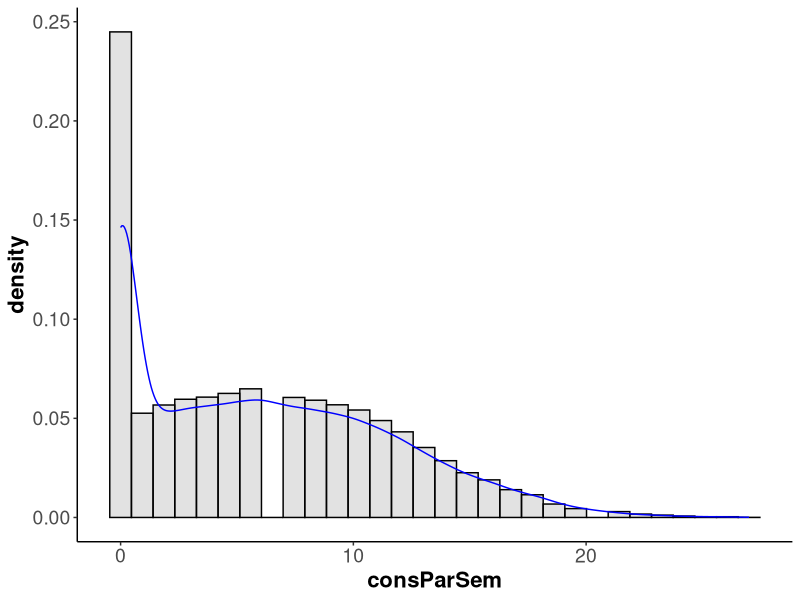

Source code (R):
## ---- chunk 1
options(scipen = 1, digits=3)
library(knitr)
opts_chunk$set(warning = FALSE, message = FALSE, error = FALSE)
## ---- chunk 2
library(broom)
library(ggplot2)
library(MASS)
library(doBy)
dd <- read.csv("did.csv")
## ---- chunk 3


## Un fonction pour calculer la moyenne, la déviance standard, et la nombre individu
sumFun <- function(x, ...){
  c(m=mean(x, ...), Stand_Dev=sd(x, ...))}

### Nombre de consommation par état en moyenne dans le temps 2010 et 2011 

ddDesc <- summaryBy(consParSem ~ etatID*effetTemps, data = dd, FUN = sumFun, na.rm=TRUE)
print(head(ddDesc))

### Moyenne du nombre de consommations par semaine 

summaryBy(consParSem ~ loi, data = dd, FUN = sumFun, na.rm=TRUE)

### Moyenne du nombre de consommations par semaine par province

summaryBy(consParSem ~ effetTemps*region, data = dd, FUN = sumFun, na.rm=TRUE)
## ---- chunk 4
### Examination de la distribution de la variable dépendante. 

ddFig1 <- ggplot(dd, aes(x=consParSem)) + 
          geom_histogram(aes(y = ..density..), fill = "dark grey", colour = "black", 
                         alpha = 1/3, size = 0.5) +
          geom_density(colour = "blue") + 
          theme(axis.line = element_line(colour = "black"),
          panel.grid.major = element_blank(),
          panel.grid.minor = element_blank(),
          panel.border = element_blank(),
          panel.background = element_blank(),
          axis.title=element_text(size=16,face="bold"),
          axis.text=element_text(size=14))
plot(ddFig1)

### Nous allons utiliser une régression binomiale négative pour modéliser 
### l'effet de l'intervention

### Modèle 1 : Variable de temps incluse comme facteur
m1 <- glm.nb(consParSem ~ factor(loi), data=dd)
summary(m1)
confint(m1)

### Modèle 2 : Variable de temps et effet 
m2 <- glm.nb(consParSem ~ factor(loi) + factor(effetTemps), data=dd)
summary(m2)
confint(m2)

### Modèle 3 : Variable de temps, effet individuel, et les états comme effet fixe 
### (c.-à-d.. une variable dichotomique pour chaque état)  
m3 <- glm.nb(consParSem ~ factor(loi) + factor(effetTemps) + factor(etatID), data=dd)
summary(m3)
confint(m3)


### Modèle 4 : Variable de temps, effet individuel, états, et variables individuelles
m4 <- glm.nb(consParSem ~ factor(loi) + factor(effetTemps) + factor(etatID) 
             + connaisance + age, data=dd)
summary(m4)
confint(m4)
